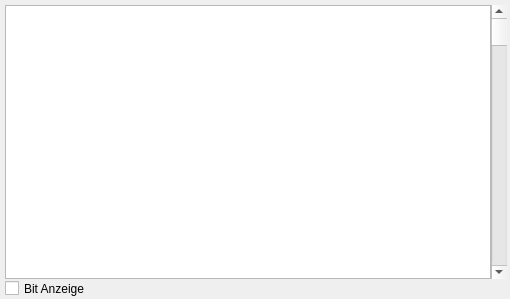
<?xml version="1.0" encoding="UTF-8"?>
<ui version="4.0">
 <class>MemoryWindow</class>
 <widget class="QDialog" name="MemoryWindow">
  <property name="geometry">
   <rect>
    <x>0</x>
    <y>0</y>
    <width>510</width>
    <height>299</height>
   </rect>
  </property>
  <property name="windowTitle">
   <string notr="true"/>
  </property>
  <widget class="QTableWidget" name="MemoryTable">
   <property name="geometry">
    <rect>
     <x>5</x>
     <y>5</y>
     <width>486</width>
     <height>274</height>
    </rect>
   </property>
   <property name="focusPolicy">
    <enum>Qt::NoFocus</enum>
   </property>
   <property name="selectionMode">
    <enum>QAbstractItemView::NoSelection</enum>
   </property>
   <property name="showGrid">
    <bool>false</bool>
   </property>
   <property name="gridStyle">
    <enum>Qt::DashLine</enum>
   </property>
   <attribute name="horizontalHeaderVisible">
    <bool>false</bool>
   </attribute>
   <attribute name="verticalHeaderVisible">
    <bool>false</bool>
   </attribute>
  </widget>
  <widget class="QScrollBar" name="MemoryScroll">
   <property name="geometry">
    <rect>
     <x>491</x>
     <y>5</y>
     <width>16</width>
     <height>274</height>
    </rect>
   </property>
   <property name="maximum">
    <number>65295</number>
   </property>
   <property name="singleStep">
    <number>16</number>
   </property>
   <property name="pageStep">
    <number>256</number>
   </property>
   <property name="orientation">
    <enum>Qt::Vertical</enum>
   </property>
  </widget>
  <widget class="QCheckBox" name="BitAnzeige">
   <property name="geometry">
    <rect>
     <x>5</x>
     <y>280</y>
     <width>96</width>
     <height>17</height>
    </rect>
   </property>
   <property name="text">
    <string>Bit Anzeige</string>
   </property>
   <property name="checked">
    <bool>false</bool>
   </property>
  </widget>
 </widget>
 <resources/>
 <connections/>
</ui>
